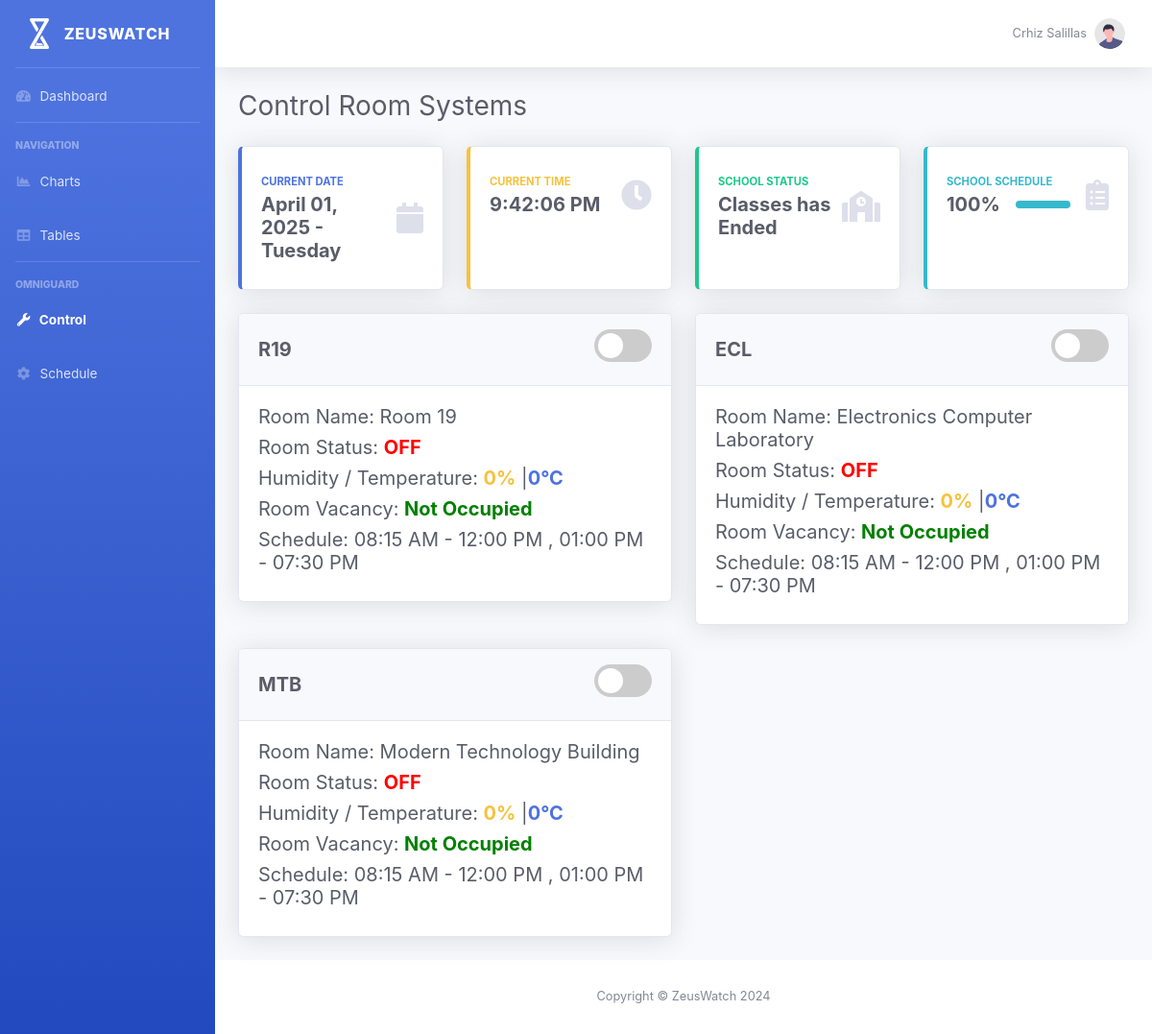
The app's page /main/control.php (signed in) with its own data.
### tables this page shows
CREATE TABLE `roomstate` (
  `id` int(11) NOT NULL,
  `room` varchar(20) NOT NULL,
  `state` tinyint(1) NOT NULL,
  `occupancy` tinyint(1) NOT NULL,
  `adminStatus` varchar(20) NOT NULL,
  `timestamp` timestamp NOT NULL DEFAULT current_timestamp() ON UPDATE current_timestamp()
);

### main/server/frontend.php (called while the page is built, shortened)
<?php
$firstName = $_SESSION['firstName'];
$lastName = $_SESSION['lastName'];
$displayName = "$firstName $lastName";
$brand = "ZeusWatch";
$date = date("F d, Y") . " - " . date("l");
?>

### main/server/roomStatus.php (called while the page is built)
<?php
include 'connectDB.php';
$roomStateQuery = "SELECT room, state, occupancy FROM roomstate WHERE room IN ('R19', 'ECL', 'MTB')";
$resultState = $conn->query($roomStateQuery);
$roomStates = [];
while ($row = $resultState->fetch_assoc()) {
    $roomStates[$row['room']] = [
        "state" => $row['state'],
        "occupancy" => $row['occupancy']
    ];
}
$scheduleQuery = "SELECT room, morning, afternoon FROM schedule WHERE room IN ('R19', 'ECL', 'MTB')";
$resultSchedule = $conn->query($scheduleQuery);
$roomSchedules = [];
while ($row = $resultSchedule->fetch_assoc()) {
    $roomSchedules[$row['room']] = [
        "morning" => $row['morning'],
        "afternoon" => $row['afternoon']
    ];
}
$rooms = [
    "R19" => "Room 19",
    "ECL" => "Electronics Computer Laboratory",
    "MTB" => "Modern Technology Building"
];
$roomData = [];
foreach ($rooms as $key => $name) {
    $roomData[] = [
        "roomInitials" => $key,
        "roomName" => $name,
        "roomStatus" => $roomStates[$key]["state"] ?? "Unknown",
        "roomSchedule" => ($roomSchedules[$key]["morning"] ?? "No schedule") . ", " . ($roomSchedules[$key]["afternoon"] ?? "No schedule"),
        "roomVacancy" => $roomStates[$key]["occupancy"] ?? "Unknown",
        "roomID" => strtolower($key)
    ];
}
?>

### main/control.php (the view, shortened to what this page needs)
<?php
    include 'server/frontend.php';
    include 'server/roomStatus.php';
?>
<html lang="en">
<head>
    <link href="vendor/fontawesome-free/css/all.min.css" rel="stylesheet" type="text/css">
    <link href="css/sb-admin-2.min.css" rel="stylesheet">
    <link href="css/switch.css"  rel="stylesheet">
</head>
<body id="page-top">
    <div id="wrapper">
        <ul class="navbar-nav bg-gradient-primary sidebar sidebar-dark accordion" id="accordionSidebar">
            <a class="sidebar-brand d-flex align-items-center justify-content-center" href="">
                <div class="sidebar-brand-icon">
                    <img style="width: 20px; filter: invert()" src="img/logo.png" alt="logo">
                </div>
                <div class="sidebar-brand-text mx-3"><?php echo $brand ?></div>
            </a>
            <hr class="sidebar-divider my-0">
            <li class="nav-item">
                <a class="nav-link" href="../main/">
                    <i class="fas fa-fw fa-tachometer-alt"></i>
                    <span>Dashboard</span></a>
            </li>
            <hr class="sidebar-divider">
            <div class="sidebar-heading">
                Navigation
            </div>
            <li class="nav-item">
                <a class="nav-link" href="charts.php">
                    <i class="fas fa-fw fa-chart-area"></i>
                    <span>Charts</span></a>
            </li>
            <li class="nav-item">
                <a class="nav-link" href="tables.php">
                    <i class="fas fa-fw fa-table"></i>
                    <span>Tables</span></a>
            </li>
            <hr class="sidebar-divider">
            <div class="sidebar-heading">
                OmniGuard
            </div>
            <li class="nav-item active">
                <a class="nav-link" href="">
                    <i class="fas fa-fw fa-wrench"></i>
                    <span>Control</span></a>
            </li>
            <li class="nav-item">
                <a class="nav-link" href="sched.php">
                    <i class="fas fa-fw fa-cog"></i>
                    <span>Schedule</span></a>
            </li>
        </ul>
        <div id="content-wrapper" class="d-flex flex-column">
            <div id="content">
                <nav class="navbar navbar-expand navbar-light bg-white topbar mb-4 static-top shadow">
                    <ul class="navbar-nav ml-auto">
                        <li class="nav-item dropdown no-arrow">
                            <a class="nav-link dropdown-toggle" href="#" id="userDropdown" role="button"
                                data-toggle="dropdown" aria-haspopup="true" aria-expanded="false">
                                <span id="username" class="mr-2 d-none d-lg-inline text-gray-600 small"><?php echo $displayName ?></span>
                                <img class="img-profile rounded-circle"
                                    src="img/undraw_profile.svg">
                            </a>
                        </li>
                    </ul>
                </nav>
                <div class="container-fluid">
                    <div class="d-sm-flex align-items-center justify-content-between mb-4">
                        <h1 class="h3 mb-0 text-gray-800">Control Room Systems</h1>
                    </div>
                    <div class="row">
                        <div class="col-xl-3 col-md-6 mb-4">
                            <div class="card border-left-primary shadow h-100 py-2">
                                <div class="card-body">
                                    <div class="row no-gutters align-items-center">
                                        <div class="col mr-2">
                                            <div class="text-xs font-weight-bold text-primary text-uppercase mb-1">
                                                Current Date</div>
                                            <div class="h5 mb-0 font-weight-bold text-gray-800"><?php echo $date ?></div>
                                        </div>
                                        <div class="col-auto">
                                            <i class="fas fa-calendar fa-2x text-gray-300"></i>
                                        </div>
                                    </div>
                                </div>
                            </div>
                        </div>
                         <div class="col-xl-3 col-md-6 mb-4">
                            <div class="card border-left-warning shadow h-100 py-2">
                                <div class="card-body">
                                    <div class="row no-gutters align-items-center">
                                        <div class="col mr-2">
                                            <div class="text-xs font-weight-bold text-warning text-uppercase mb-1">
                                                Current Time</div>
                                            <div id="timeSet" class="h5 mb-0 font-weight-bold text-gray-800"></div>
                                        </div>
                                        <div class="col-auto">
                                            <i class="fas fa-clock fa-2x text-gray-300"></i>
                                        </div>
                                    </div>
                                </div>
                            </div>
                        </div>
                        <div class="col-xl-3 col-md-6 mb-4">
                            <div class="card border-left-success shadow h-100 py-2">
                                <div class="card-body">
                                    <div class="row no-gutters align-items-center">
                                        <div class="col mr-2">
                                            <div class="text-xs font-weight-bold text-success text-uppercase mb-1">
                                                School Status</div>
                                            <div id="classStatus" class="h5 mb-0 font-weight-bold text-gray-800"></div>
                                        </div>
                                        <div class="col-auto">
                                            <i class="fas fa-school fa-2x text-gray-300"></i>
                                        </div>
                                    </div>
                                </div>
                            </div>
                        </div>
                        <div class="col-xl-3 col-md-6 mb-4">
                            <div class="card border-left-info shadow h-100 py-2">
                                <div class="card-body">
                                    <div class="row no-gutters align-items-center">
                                        <div class="col mr-2">
                                            <div class="text-xs font-weight-bold text-info text-uppercase mb-1">School Schedule
                                            </div>
                                            <div class="row no-gutters align-items-center">
                                                <div class="col-auto">
                                                    <div id="progressText" class="h5 mb-0 mr-3 font-weight-bold text-gray-800"></div>
                                                </div>
                                                <div class="col">
                                                    <div class="progress progress-sm mr-2">
                                                        <div id="progressBar" class="progress-bar bg-info" role="progressbar"
                                                            aria-valuenow="50" aria-valuemin="0"
                                                            aria-valuemax="100"></div>
                                                    </div>
                                                </div>
                                            </div>
                                        </div>
                                        <div class="col-auto">
                                            <i class="fas fa-clipboard-list fa-2x text-gray-300"></i>
                                        </div>
                                    </div>
                                </div>
                            </div>
                        </div>
                    </div>
                    <div class="row">
                    <?php
                        foreach ($roomData as $index => $room) { ?>
                          <div class="col-xl-6 col-lg-7">
                            <div class="card shadow mb-4">
                                <div
                                    class="card-header py-3 d-flex flex-row align-items-center justify-content-between ">
                                    <h6 class="h5 mb-0 font-weight-bold text-gray-800"><?=$roomData[$index]["roomInitials"]?></h6>
                                    <label class="switch">
                                        <span class="slider round"></span>
                                    </label>
                                </div>
                                <div class="card-body">
                                    <h5 class="text-gray-800">Room Name: <?=$roomData[$index]["roomName"]?></h5>
                                    <h5 class="text-gray-800">Room Status: <?php
                                        if($roomData[$index]["roomStatus"] != 0){?>
                                            <span id="switch-<?=$index?>" style="color:green; font-weight: bold;">ON</span>
                                        <?php
                                        } else {?>
                                            <span id="switch-<?=$index?>" style='color:red; font-weight: bold;'>OFF</span><?php
                                        }
                                        ?>
                                    </h5>
                                    <h5 class="text-gray-800" >Humidity / Temperature:
                                        <span id="<?=$roomData[$index]["roomID"]?>Humidity" style='color:#f6c23e; font-weight:bold'>0%</span>
                                        |<span id="<?=$roomData[$index]["roomID"]?>Temperature" style='color:#4e73df; font-weight:bold'>0&degC</span>
                                    </h5>
                                    <h5 class="text-gray-800">Room Vacancy: <?php
                                    if( $roomData[$index]["roomVacancy"] == 0){?>
                                        <span id="occupancy-<?=$index?>" style="color:green; font-weight: bold;">Not Occupied</span>
                                        <?php
                                    } else {?>
                                        <span id="occupancy-<?=$index?>" style="color:red; font-weight: bold;">Room Occupied</span><?php
                                    } ?>
                                    <h5 class="text-gray-800">Schedule: <?=$roomData[$index]["roomSchedule"]?></h5>
                                    </h5>
                                </div>
                            </div>
                        </div>
                    <?php }?>
                    </div>
                </div>
            </div>
            <footer class="sticky-footer bg-white">
                <div class="container my-auto">
                    <div class="copyright text-center my-auto">
                        <span>Copyright &copy; ZeusWatch 2024</span>
                    </div>
                </div>
            </footer>
        </div>
    </div>
</body>
</html>

### main/css/switch.css (style rules this page uses)
.switch { position: relative; display: inline-block; width: 60px; height: 34px; }
.slider { position: absolute; cursor: pointer; top: 0; left: 0; right: 0; bottom: 0; background-color: #ccc; -webkit-transition: .4s; transition: .4s; }
.slider:before { position: absolute; content: ""; height: 26px; width: 26px; left: 4px; bottom: 4px; background-color: white; -webkit-transition: .4s; transition: .4s; }
.slider.round { border-radius: 34px; }
.slider.round:before { border-radius: 50%; }

### records on screen
roomstate: room "R19", roomName "Room 19", roomSchedule "08:15 AM - 12:00 PM , 01:00 PM - 07:30 PM"
roomstate: room "ECL", roomName "Electronics Computer Laboratory", roomSchedule "08:15 AM - 12:00 PM , 01:00 PM - 07:30 PM"
roomstate: room "MTB", roomName "Modern Technology Building", roomSchedule "08:15 AM - 12:00 PM , 01:00 PM - 07:30 PM"

### other values on screen
$brand "ZEUSWATCH"
$displayName "Crhiz Salillas"
$date "April 01, 2025 - Tuesday"
